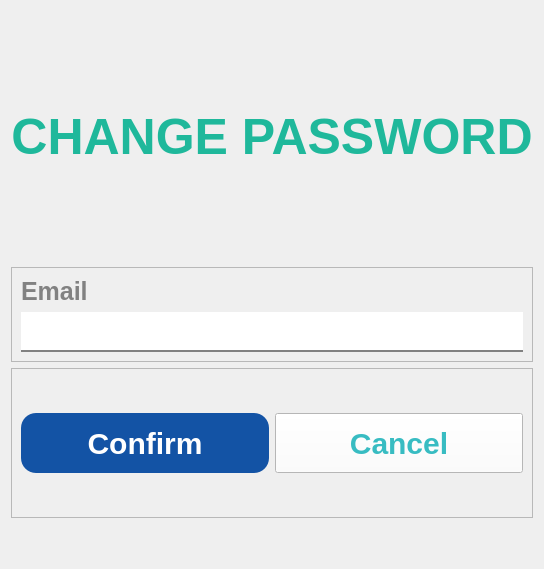
           <widget class="QWidget" name="page_5">
            <layout class="QVBoxLayout" name="verticalLayout_8">
             <item>
              <widget class="QLabel" name="label_17">
               <property name="minimumSize">
                <size>
                 <width>0</width>
                 <height>250</height>
                </size>
               </property>
               <property name="maximumSize">
                <size>
                 <width>16777215</width>
                 <height>300</height>
                </size>
               </property>
               <property name="styleSheet">
                <string notr="true">font-family: Segoe UI;
font-weight: bold;
color: #1FB89B;
font-size: 50px;
border-color: white;</string>
               </property>
               <property name="text">
                <string>CHANGE PASSWORD</string>
               </property>
               <property name="alignment">
                <set>Qt::AlignCenter</set>
               </property>
              </widget>
             </item>
             <item>
              <widget class="QFrame" name="frame_15">
               <property name="maximumSize">
                <size>
                 <width>16777215</width>
                 <height>100</height>
                </size>
               </property>
               <property name="frameShape">
                <enum>QFrame::StyledPanel</enum>
               </property>
               <property name="frameShadow">
                <enum>QFrame::Raised</enum>
               </property>
               <layout class="QVBoxLayout" name="verticalLayout_7">
                <item>
                 <widget class="QLabel" name="label_19">
                  <property name="styleSheet">
                   <string notr="true">font-family: Segoe UI;
				font-weight: bold;
				color: #818181;
				font-size: 25px;

border-radius: 0px;
border-color: white;
border-width: 0px;</string>
                  </property>
                  <property name="text">
                   <string>Email</string>
                  </property>
                 </widget>
                </item>
                <item>
                 <widget class="QLineEdit" name="email_changePass_lineEdit">
                  <property name="minimumSize">
                   <size>
                    <width>0</width>
                    <height>40</height>
                   </size>
                  </property>
                  <property name="styleSheet">
                   <string notr="true">QLineEdit {
				font-family: Segoe UI;
				font-weight: bold;
				color: #818181;
				font-size: 25px;
                border: none;
                border-bottom: 2px solid #818181;
            }

QLineEdit::hover{
color: #565656;
border-bottom: 2px solid #565656;
}

</string>
                  </property>
                  <property name="inputMask">
                   <string/>
                  </property>
                  <property name="text">
                   <string comment="Username" extracomment="Username"/>
                  </property>
                 </widget>
                </item>
               </layout>
              </widget>
             </item>
             <item>
              <widget class="QFrame" name="frame_16">
               <property name="minimumSize">
                <size>
                 <width>0</width>
                 <height>150</height>
                </size>
               </property>
               <property name="frameShape">
                <enum>QFrame::StyledPanel</enum>
               </property>
               <property name="frameShadow">
                <enum>QFrame::Raised</enum>
               </property>
               <layout class="QHBoxLayout" name="horizontalLayout_5">
                <item>
                 <widget class="QPushButton" name="changePass_email_confirm_btn">
                  <property name="minimumSize">
                   <size>
                    <width>0</width>
                    <height>60</height>
                   </size>
                  </property>
                  <property name="cursor">
                   <cursorShape>PointingHandCursor</cursorShape>
                  </property>
                  <property name="styleSheet">
                   <string notr="true">QPushButton{
background-color: #1353A5;
color: white;
font-family: Segoe UI;
font-weight: bold;
font-size: 30px;
border-radius: 15px;
}

QPushButton::hover{
text-decoration: underline;
background-color: #0B3163;
}</string>
                  </property>
                  <property name="text">
                   <string>Confirm</string>
                  </property>
                 </widget>
                </item>
                <item>
                 <widget class="QPushButton" name="changePass_email_cancel_btn">
                  <property name="minimumSize">
                   <size>
                    <width>0</width>
                    <height>60</height>
                   </size>
                  </property>
                  <property name="maximumSize">
                   <size>
                    <width>250</width>
                    <height>16777215</height>
                   </size>
                  </property>
                  <property name="cursor">
                   <cursorShape>PointingHandCursor</cursorShape>
                  </property>
                  <property name="styleSheet">
                   <string notr="true">QPushButton{
background-color: white;
color: #38BCC2;
font-family: Segoe UI;
font-weight: bold;
font-size: 30px;
border-color: white;

}

QPushButton::hover{
text-decoration: underline;
color: #217074;
}</string>
                  </property>
                  <property name="text">
                   <string>Cancel</string>
                  </property>
                 </widget>
                </item>
               </layout>
              </widget>
             </item>
             <item>
              <spacer name="verticalSpacer_2">
               <property name="orientation">
                <enum>Qt::Vertical</enum>
               </property>
               <property name="sizeHint" stdset="0">
                <size>
                 <width>20</width>
                 <height>40</height>
                </size>
               </property>
              </spacer>
             </item>
            </layout>
           </widget>
